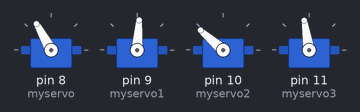
Recording of a sketch running on a simulated Arduino Uno, built with avr-gcc and run on an emulated ATmega328P. On the bench: 4 × servo.

Above: at 1.0 s.
At 1.5 s:
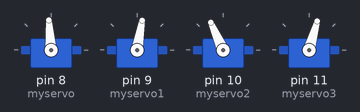
At 2.1 s:
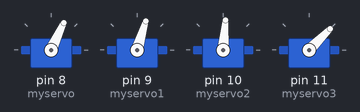
At 2.75 s:
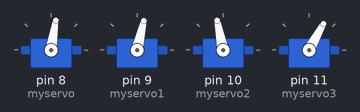
At 3.25 s:
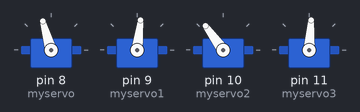
Timing chart, 0 to 6.9 s (numbered marks = the images above):
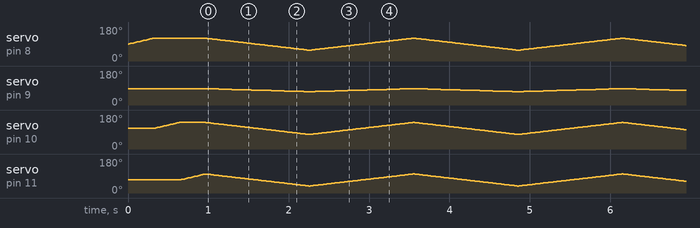

The sketch:

Knob.ino
```cpp
/*
  Controlling a servo position using a potentiometer (variable resistor)
  by Michal Rinott <http://people.interaction-ivrea.it/m.rinott>

  modified on 8 Nov 2013
  by Scott Fitzgerald
  http://www.arduino.cc/en/Tutorial/Knob
*/

#include <Servo.h>
Servo myservo;
Servo myservo1;
Servo myservo2;
Servo myservo3;

int pos = 90;
float pos1 = 87;
int pos2 = 110;
int pos3 = 70;

// create servo object to control a servo

void setup() {
  myservo.attach(8);  // attaches the servo on pin 9 to the servo object
  myservo1.attach(9);
  myservo2.attach(10);
  myservo3.attach(11);
  //Home
  myservo.write(90);                  // sets the servo position according to the scaled value
  myservo1.write(87);// Min 70 Max 87
  myservo2.write(110);
  myservo3.write(70);
  for (int A = 90; A < 122; A += 1) {
    myservo.write(A);
    delay(10);
    pos = A;
  }
  for (int A = 110; A < 142; A += 1) {
    myservo2.write(A);
    delay(10);
    pos2 = A;
  }
  for (int A = 70; A < 102; A += 1) {
    myservo3.write(A);
    delay(10);
    pos3 = A;
  }
}

void loop() {
  //  for (int pos = 70; pos < 87; pos += 1) {
  //    myservo1.write(pos);
  //    delay(50);
  //  }
  //  for (int pos = 87; pos > 70; pos -= 1) {
  //    myservo1.write(pos);
  //    delay(50);
  //  }
  for (int A = 64; A > 0; A -= 1) {
    pos1-=0.25;
    pos -= 1;
    pos2 -= 1;
    pos3 -= 1;
    myservo.write(pos);
    myservo1.write(pos1);
    myservo2.write(pos2);
    myservo3.write(pos3);
    delay(20);
  }
  for (int A = 0; A < 64; A += 1) {
    pos1+=0.25;
    pos += 1;
    pos2 += 1;
    pos3 += 1;
    myservo.write(pos);
    myservo1.write(pos1);
    myservo2.write(pos2);
    myservo3.write(pos3);
    delay(20);
  }

}
```
